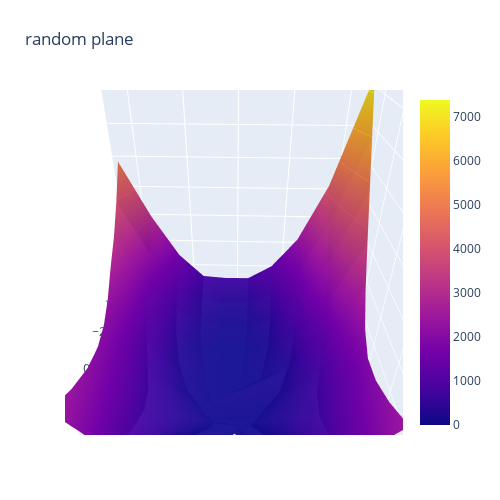

Write notebook code for a chart like this one.
### Code cell
import plotly.graph_objects as go

fig = go.Figure(data=[go.Surface(x=grid[0], y=grid[1], z=losses)])
fig.update_traces(contours_z=dict(show=True, usecolormap=True,
                                  highlightcolor="limegreen", project_z=True))
fig.update_layout(title='random plane', autosize=False,
                  scene_camera_eye=dict(x=1.87, y=0.88, z=-0.64),
                  width=500, height=500,
                  margin=dict(l=65, r=50, b=65, t=90)
)

fig.show()
